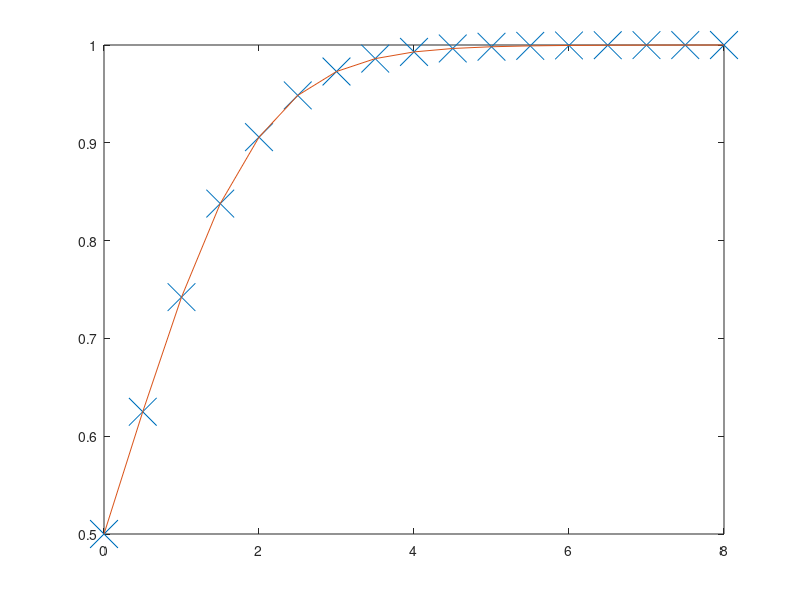

Reproduce this figure in MATLAB.
%% backwards Euler method

T=8;        %% final time

h=0.5;      %% timestep

%% MATLAB does not allow an index 0
%% on a vector, so x_n is x(n+1) here

t(1)=0;     %% initial time
x(1)=.5;    %% initial condition

for n=1:T/h;

t(n+1)=n*h;

%% Use iterative method to find x(n+1) given x(n)

gn=x(n);
g=gn+2*h^3;

while abs(gn-g)>h^3;

%% method is O(h) so approximate x(n+1) to within O(h^3)

g=gn;
gn=x(n)+h*g*(1-g);

end

x(n+1)=gn;

end

%% Plot crosses at numerical values, and join these

plot(t,x,'x','MarkerSize',20)
hold on
plot(t,x)